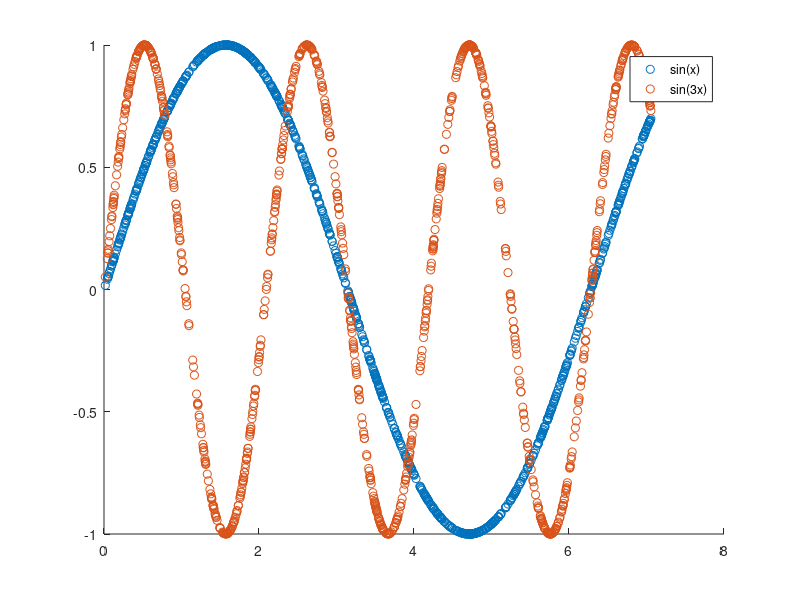

This figure's MATLAB source:
x = sort(rand(1000, 1) * sqrt(50));
y = sin(x);
z = sin(3 * x);

scatter(x, y);
hold on;
scatter(x, z);
legend ("sin(x)", "sin(3x)");